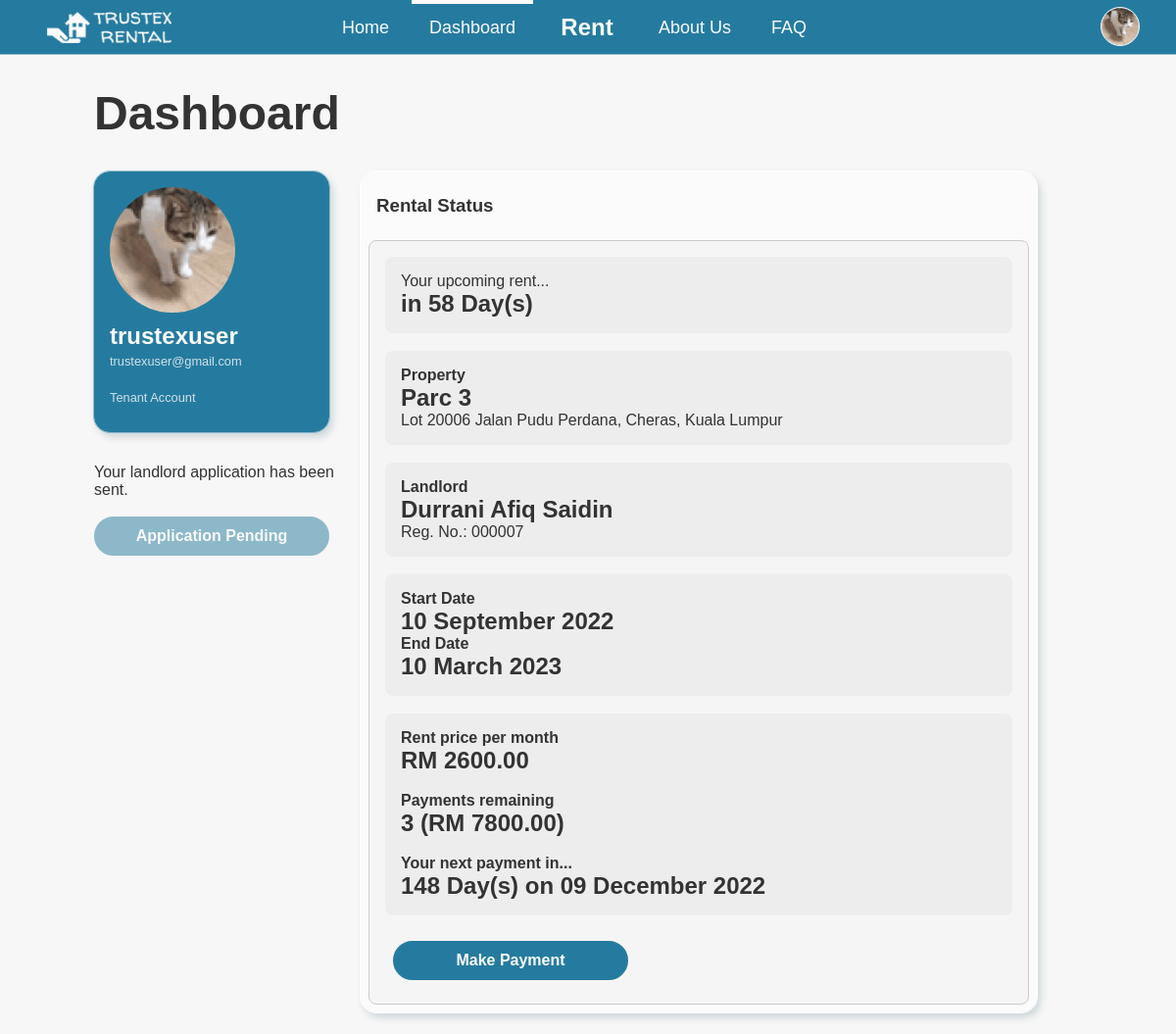
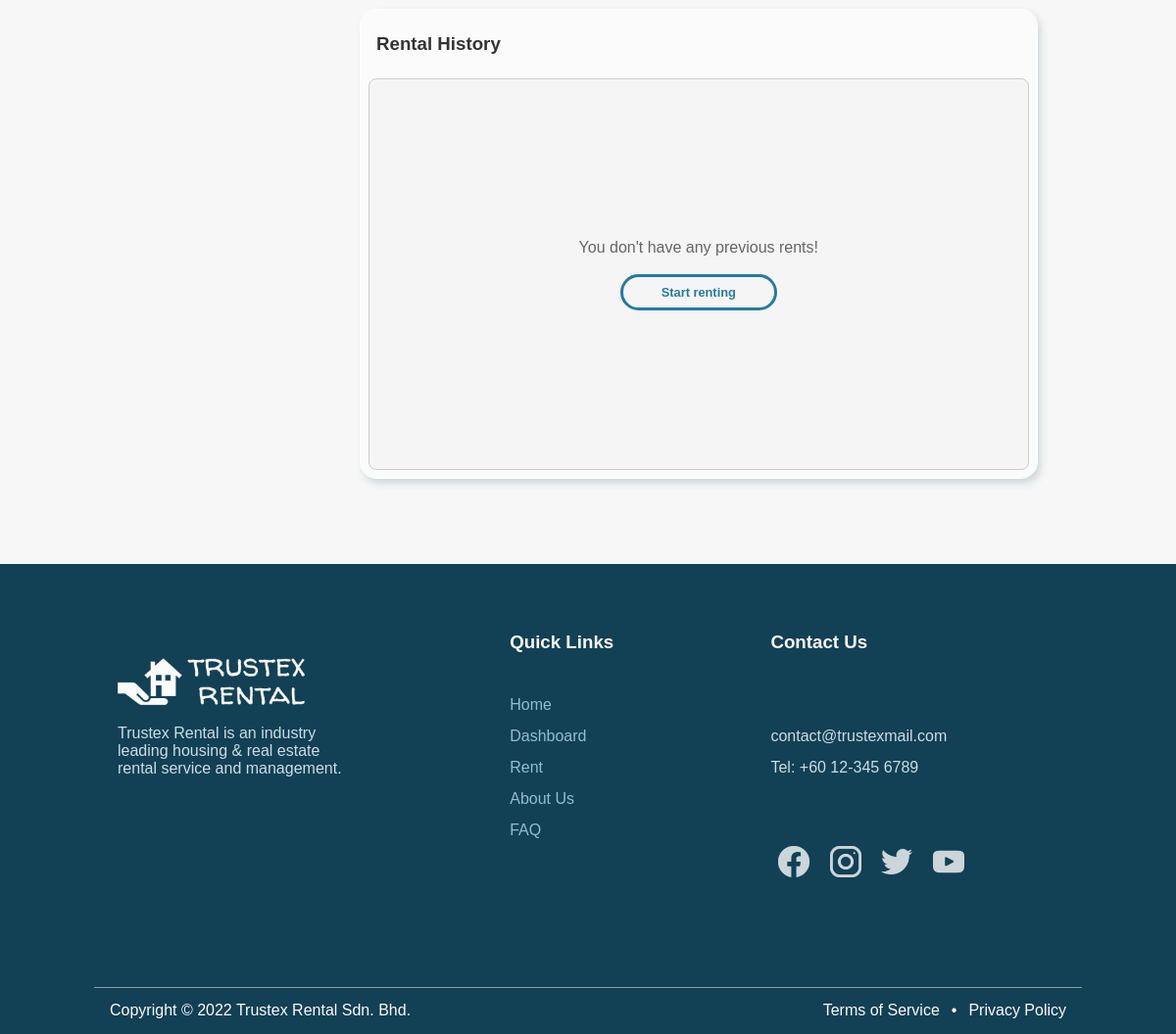
The app's page /dashboard.php (signed in) with its own data (2 pictures, top to bottom).
### tables this page shows
CREATE TABLE `request` (
  `ticketNo` int(8) NOT NULL,
  `userID` int(10) NOT NULL,
  `listingID` int(12) NOT NULL,
  `requestTimestamp` timestamp NOT NULL DEFAULT current_timestamp() ON UPDATE current_timestamp(),
  `rentStartDate` date DEFAULT NULL,
  `rentEndDate` date DEFAULT NULL,
  `rentDuration` int(2) NOT NULL,
  `rentNumTenants` int(2) NOT NULL,
  `requestStatus` varchar(32) NOT NULL DEFAULT 'Pending'
);

### dashboard.php (the view, shortened to what this page needs)
<?php
  if ($_SESSION['userType'] == 'A') {
    header("Location: dashboard-admin.php");
  } else if ($_SESSION['userType'] == 'L') {
    header("Location: dashboard-landlord.php");
  } else {
    $id = $_SESSION['userID'];
    $username = $_SESSION['userName'];
    $email = $_SESSION['userEmail'];
    $usertype = $_SESSION['userType'];
    include("dbconnect.php");
    $sql = "SELECT userID, applicationID, applicationStatus FROM applications WHERE applications.userID = $id";
    $resultapplication = mysqli_query($connect, $sql) or die ("Error: ".mysqli_error());
    include("html/header.html");
?>
<!DOCTYPE html>
<html>
  <body id="dashboard">
    <div class="dashboard-container container-margin">
      <h1>Dashboard</h1>
      <div class="dashboard-content">
        <div class="container-left">
          <div class="account-info">
            <div class="account-profile">
              <div class="propic-container propic-dashboard-container">
                <image class="profile-pic" src=" <?php echo $profileicon ?> " onerror="this.onerror=null; this.src='assets/images/profile-default.png'"></image>
              </div>
              <h2><?php echo $username ?></h2>
              <p><?php echo $email ?></p><br>
              <p><?php echo $usertype ?> Account</p><br>
            </div>
          </div>
          <?php
            if (mysqli_num_rows($resultapplication) != 0) {
              $status = null;
              $app_id = null;
              while ($application = mysqli_fetch_assoc($resultapplication)) {
                $status = $application['applicationStatus'];
                $app_id = $application['applicationID'];
              }
              if ($status == "Pending") {
          ?>
                <p>Your landlord application has been sent.</p><br>
                <button class="apply-landlord-button button-disable" disabled>Application Pending</button>
          <?php
              } else if ($status == "Approved") {
          ?>
                <p>Your landlord application has been <b>APPROVED!</b></p><br>
                <form method="POST" action="switch-landlord.php">
                  <input type="text" name="application-id" value="<?php echo $app_id ?>" style="display: none;">
                  <input class="apply-landlord-button" type="submit" name="switch-landlord" value="Switch to Landlord account">
                </form>
          <?php
              } else if ($status == "Rejected") {
          ?>
                <p>Your landlord application has been <b>REJECTED!</b><br>Try re-applying again.</p><br>
                <a href="landlord-application.php">
                  <button class="apply-landlord-button">Re-apply</button>
                </a>
          <?php
              } else {
                echo "<p>Unable to fetch application details.</p>";
              }
            }
          ?>
        </div>
        <div class="container-right">
          <div>
            <h3>Rental Status</h3>
            <div class="dashboard-table-content">
              <?php
                include("dbconnect.php");
                $sql = "SELECT *
                        FROM request
                        LEFT JOIN (
                          SELECT propertyName, propertyAddress, listingID, landlord.landlordRegNo, userFName, userLName, rentPrice
                          FROM property, listing, user, landlord
                          WHERE listing.propertyID = property.propertyID AND landlord.landlordRegNo = property.landlordRegNo AND user.userID = landlord.userID
                        ) AS list ON request.listingID = list.listingID
                        WHERE userID = '$id' AND (requestStatus = 'Active' OR requestStatus = 'Upcoming' OR requestStatus = 'Accepted')
                        ORDER BY rentStartDate DESC
                        LIMIT 1";
                $result = mysqli_query($connect, $sql) or die ("Error: ".mysqli_error());
                if ($rent = mysqli_fetch_assoc($result)) {
              ?>
                  <div class="rental-status">
                    <?php
                      $now = new DateTime('now');
                      $start_date = new DateTime($rent['rentStartDate']);
                      $end_date = new DateTime($rent['rentEndDate']);
                      if ($rent['requestStatus'] == "Upcoming" || $rent['requestStatus'] == "Accepted") {
                        $days_left = $now->diff($start_date);
                    ?>
                        <div class="status-container">
                          <p>Your upcoming rent...</p>
                          <h2>in <?php echo $days_left->days ?> Day(s)</h2>
                        </div>
                    <?php
                      } else {
                        echo "<p>Your current rental status</p>";
                      }
                    ?><br>
                    <div class="status-container">
                      <p><b>Property</b></p>
                      <h2><?php echo $rent['propertyName'] ?></h2>
                      <p><?php echo $rent['propertyAddress'] ?></p>
                    </div><br>
                    <div class="status-container">
                      <p><b>Landlord</b></p>
                      <h2><?php echo $rent['userFName'] . " " . $rent['userLName'] ?></h2>
                      <p>Reg. No.: <?php echo sprintf("%06d", $rent['landlordRegNo']) ?></p>
                    </div><br>
                    <div class="status-container">
                      <p><b>Start Date</b></p>
                      <h2><?php echo $start_date->format('d F Y') ?></h2>
                      <p><b>End Date</b></p>
                      <h2><?php echo $end_date->format('d F Y') ?></h2>
                    </div><br>
                    <div class="status-container">
                      <p><b>Rent price per month</b></p>
                      <h2>RM <?php echo $rent['rentPrice'] ?></h2>
                      <br>
                      <p><b>Payments remaining</b></p>
                      <?php
                        $ticket_no = $rent['ticketNo'];
                        include("dbconnect.php");
                        $sql = "SELECT *
                                FROM payment
                                WHERE ticketNo = '$ticket_no'";
                        $result_payments = mysqli_query($connect, $sql) or die ("Error: ".mysqli_error());
                        $num_payments_made = 0;
                        while ($payment = mysqli_fetch_array($result_payments)) {
                          $num_payments_made += $payment['paymentDuration'];
                        }
                        $months_left = $rent['rentDuration'] - $num_payments_made;
                        $payments_left = $months_left * $rent['rentPrice'];
                      ?>
                      <h2><?php echo $months_left . " (RM " . sprintf("%.2f",$payments_left) . ")" ?></h2>
                      <br>
                      <p><b>Your next payment in...</b></p>
                      <?php
                        $next_payment_date = new DateTime($rent['rentStartDate']);
                        $num_days = $num_payments_made * 30;
                        $next_payment_date->add(new DateInterval('P'.$num_days.'D'));
                        $payment_days_left = $now->diff($next_payment_date);
                      ?>
                      <h2><?php echo $payment_days_left->days . " Day(s) on " . $next_payment_date->format('d F Y') ?></h2>
                    </div>
                    <br>
                    <a class="make-payment-button-container" href="payment.php?ticket=<?php echo $rent['ticketNo'] ?>">
                      <button class="make-payment-button">Make Payment</button>
                    </a>
                  </div>
              <?php
                }
              ?>
            </div>
          </div>
          <div>
            <h3>Rental History</h3>
            <div class="dashboard-table-content">
              <?php
                include("dbconnect.php");
                $sql = "SELECT *
                        FROM history
                        WHERE userID = '$id'";
                $result = mysqli_query($connect, $sql) or die ("Error: ".mysqli_error());
                $numrows = mysqli_num_rows($result);
                if ($numrows > 0) {
              ?>
                  <div class="dashboard-table">
                    <table>
                      <tr class="no-hover">
                        <th>Req ID</th>
                        <th>Property Name</th>
                        <th>Landlord</th>
                        <th>Start Date</th>
                        <th>End Date</th>
                        <th>Duration</th>
                        <th>Rent Price</th>
                        <th></th>
                      </tr>
                      <tr class="no-hover"><th class="th-border" colspan="8"></th></tr>
                      <?php
                         for ($i = 0; $i < $numrows; $i++) {
                           $location = "";
                      ?>
                        <tr onclick="location.href='property.php'">
                          <td>text</td>
                          <td>text</td>
                          <td>text</td>
                          <td>text</td>
                          <td>text</td>
                          <td>text</td>
                          <td>text</td>
                          <td>
                            <button class="view-button" onclick="<?php echo $location ?>">
                              <image class="icon view-icon" src="assets/icons/eye.png"><span>View</span>
                            </button>
                          </td>
                        </tr>
                      <?php
                          if ($i < $numrows-1) {
                            echo "<tr class='spacer'><td></td></tr>";
                          }
                        }
                      ?>
                    </table>
                  </div>
              <?php
                } else {
              ?>
                  <div class="dashboard-empty">
                    <div>
                      <p>You don't have any previous rents!</p><br>
                      <a href="index.php#listing-body" onclick="focusSearch(600)">
                        <button>Start renting</button>
                      </a>
                    </div>
                  </div>
              <?php
                }
              ?>
            </div>
          </div>
        </div>
      </div>
    </div>
  </body>
</html>
<?php
  }
?>

### records on screen
request: rentStartDate "58", rentStartDate "10 September 2022", rentEndDate "10 March 2023", rentDuration "3", rentStartDate "148", rentStartDate "09 December 2022"

### other values on screen
$username "trustexuser"
$email "trustexuser@gmail.com"
$usertype "Tenant"
$rent['propertyName'] "Parc 3"
$rent['propertyAddress'] "Lot 20006 Jalan Pudu Perdana, Cheras, Kuala Lumpur"
$rent['userFName'] "Durrani Afiq"
$rent['userLName'] "Saidin"
$rent['landlordRegNo'] "000007"
$rent['rentPrice'] "2600.00"
$payments_left "7800.00"
